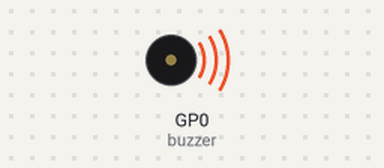
Bench run of a program on a simulated Raspberry Pi Pico running MicroPython. Shown: buzzer (waves = sounding). At 4.5 s the program stops and its outputs stay as they are.

Above: at 0.1 s.
At 4.6 s:
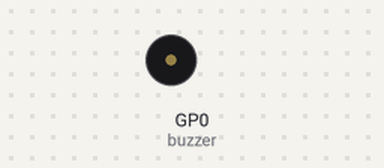
Timing chart, 0 to 6.0 s (numbered marks = the images above):
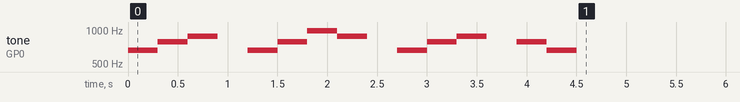

Measured:
- by itself, tone on GP0 (buzzer): plays 659 Hz for 0.30 s, 784 Hz for 0.30 s, 880 Hz for 0.30 s, 659 Hz for 0.30 s, 784 Hz for 0.30 s, 988 Hz for 0.30 s … (12 notes in this stretch)

The program:

main.py
```python
from machine import Pin, PWM
from utime import sleep
buzzer = PWM(Pin(0))

tones = {
"B0": 31,
"C1": 33,
"CS1": 35,
"D1": 37,
"DS1": 39,
"E1": 41,
"F1": 44,
"FS1": 46,
"G1": 49,
"GS1": 52,
"A1": 55,
"AS1": 58,
"B1": 62,
"C2": 65,
"CS2": 69,
"D2": 73,
"DS2": 78,
"E2": 82,
"F2": 87,
"FS2": 93,
"G2": 98,
"GS2": 104,
"A2": 110,
"AS2": 117,
"B2": 123,
"C3": 131,
"CS3": 139,
"D3": 147,
"DS3": 156,
"E3": 165,
"F3": 175,
"FS3": 185,
"G3": 196,
"GS3": 208,
"A3": 220,
"AS3": 233,
"B3": 247,
"C4": 262,
"CS4": 277,
"D4": 294,
"DS4": 311,
"E4": 330,
"F4": 349,
"FS4": 370,
"G4": 392,
"GS4": 415,
"A4": 440,
"AS4": 466,
"B4": 494,
"C5": 523,
"CS5": 554,
"D5": 587,
"DS5": 622,
"E5": 659,
"F5": 698,
"FS5": 740,
"G5": 784,
"GS5": 831,
"A5": 880,
"AS5": 932,
"B5": 988,
"C6": 1047,
"CS6": 1109,
"D6": 1175,
"DS6": 1245,
"E6": 1319,
"F6": 1397,
"FS6": 1480,
"G6": 1568,
"GS6": 1661,
"A6": 1760,
"AS6": 1865,
"B6": 1976,
"C7": 2093,
"CS7": 2217,
"D7": 2349,
"DS7": 2489,
"E7": 2637,
"F7": 2794,
"FS7": 2960,
"G7": 3136,
"GS7": 3322,
"A7": 3520,
"AS7": 3729,
"B7": 3951,
"C8": 4186,
"CS8": 4435,
"D8": 4699,
"DS8": 4978
}

song = ["E5","G5","A5","P","E5","G5","B5","A5","P","E5","G5","A5","P","G5","E5"]

def playtone(frequency):
    buzzer.duty_u16(1000)
    buzzer.freq(frequency)

def bequiet():
    buzzer.duty_u16(0)

def playsong(mysong):
    for i in range(len(mysong)):
        if (mysong[i] == "P"):
            bequiet()
        else:
            playtone(tones[mysong[i]])
        sleep(0.3)
    bequiet()
playsong(song)
```
